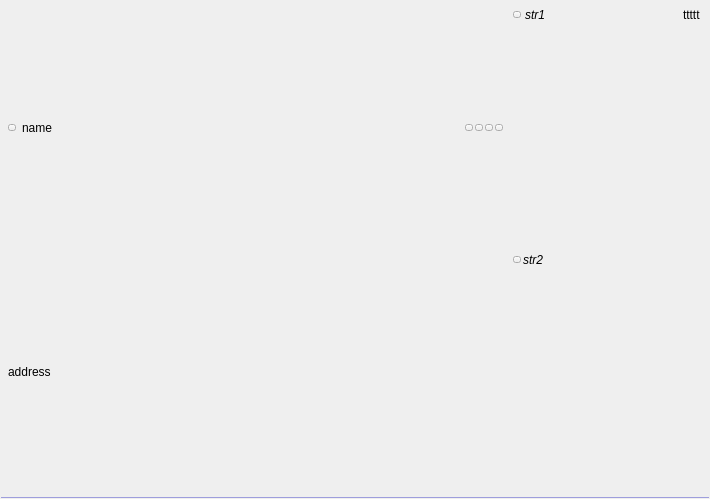
<?xml version="1.0" encoding="UTF-8"?>
<ui version="4.0">
 <class>TreeElement_Epg_Side</class>
 <widget class="QWidget" name="TreeElement_Epg_Side">
  <property name="geometry">
   <rect>
    <x>0</x>
    <y>0</y>
    <width>710</width>
    <height>499</height>
   </rect>
  </property>
  <property name="sizePolicy">
   <sizepolicy hsizetype="Expanding" vsizetype="Minimum">
    <horstretch>0</horstretch>
    <verstretch>0</verstretch>
   </sizepolicy>
  </property>
  <property name="contextMenuPolicy">
   <enum>Qt::NoContextMenu</enum>
  </property>
  <property name="windowTitle">
   <string notr="true"/>
  </property>
  <layout class="QVBoxLayout" name="verticalLayout_2">
   <property name="spacing">
    <number>0</number>
   </property>
   <property name="leftMargin">
    <number>0</number>
   </property>
   <property name="topMargin">
    <number>0</number>
   </property>
   <property name="rightMargin">
    <number>0</number>
   </property>
   <property name="bottomMargin">
    <number>0</number>
   </property>
   <item>
    <widget class="QWidget" name="m_Cursor" native="true">
     <property name="sizePolicy">
      <sizepolicy hsizetype="Expanding" vsizetype="Expanding">
       <horstretch>0</horstretch>
       <verstretch>0</verstretch>
      </sizepolicy>
     </property>
     <layout class="QGridLayout" name="gridLayout_2">
      <property name="leftMargin">
       <number>2</number>
      </property>
      <property name="topMargin">
       <number>5</number>
      </property>
      <property name="rightMargin">
       <number>5</number>
      </property>
      <property name="bottomMargin">
       <number>2</number>
      </property>
      <property name="spacing">
       <number>0</number>
      </property>
      <item row="0" column="2" rowspan="4">
       <widget class="QWidget" name="m_LeftSide" native="true">
        <property name="sizePolicy">
         <sizepolicy hsizetype="Fixed" vsizetype="Expanding">
          <horstretch>0</horstretch>
          <verstretch>0</verstretch>
         </sizepolicy>
        </property>
        <property name="minimumSize">
         <size>
          <width>200</width>
          <height>0</height>
         </size>
        </property>
        <property name="maximumSize">
         <size>
          <width>200</width>
          <height>16777215</height>
         </size>
        </property>
        <layout class="QVBoxLayout" name="verticalLayout">
         <property name="spacing">
          <number>0</number>
         </property>
         <property name="leftMargin">
          <number>6</number>
         </property>
         <property name="topMargin">
          <number>0</number>
         </property>
         <property name="rightMargin">
          <number>0</number>
         </property>
         <property name="bottomMargin">
          <number>0</number>
         </property>
         <item>
          <widget class="CSkinProgressWidget" name="m_ProgressWidget" native="true">
           <property name="sizePolicy">
            <sizepolicy hsizetype="Expanding" vsizetype="Preferred">
             <horstretch>0</horstretch>
             <verstretch>0</verstretch>
            </sizepolicy>
           </property>
           <property name="sliderInfo" stdset="0">
            <string notr="true">color1=&quot;0xA0909090&quot; color2=&quot;0xAA146414&quot; type=&quot;0&quot; roundcorner=&quot;0&quot; borderwidth=&quot;0&quot; bordercolor=&quot;0xFF010101&quot;</string>
           </property>
           <property name="borderInfo" stdset="0">
            <string notr="true">borderwidth=&quot;1&quot; roundcorner=&quot;0&quot; bordercolor=&quot;0xFF010101&quot;</string>
           </property>
           <layout class="QHBoxLayout" name="horizontalLayout">
            <property name="spacing">
             <number>4</number>
            </property>
            <property name="leftMargin">
             <number>2</number>
            </property>
            <property name="topMargin">
             <number>3</number>
            </property>
            <property name="rightMargin">
             <number>4</number>
            </property>
            <property name="bottomMargin">
             <number>3</number>
            </property>
            <item>
             <widget class="CSkinButton" name="m_EpgDesc1">
              <property name="focusPolicy">
               <enum>Qt::NoFocus</enum>
              </property>
              <property name="text">
               <string notr="true"/>
              </property>
              <property name="iconSize">
               <size>
                <width>0</width>
                <height>0</height>
               </size>
              </property>
              <property name="checkable">
               <bool>false</bool>
              </property>
              <property name="skinImage" stdset="0">
               <stringlist notr="true">
                <string>src=&quot;img\tree\info.png&quot; statecount=&quot;1&quot; duration=&quot;0&quot; autoScale=&quot;0&quot;</string>
               </stringlist>
              </property>
             </widget>
            </item>
            <item>
             <widget class="CSkinOneLineText" name="m_Str1">
              <property name="sizePolicy">
               <sizepolicy hsizetype="Expanding" vsizetype="Preferred">
                <horstretch>0</horstretch>
                <verstretch>0</verstretch>
               </sizepolicy>
              </property>
              <property name="font">
               <font>
                <italic>true</italic>
               </font>
              </property>
              <property name="text">
               <string>str1</string>
              </property>
              <property name="brightness" stdset="0">
               <number>-25</number>
              </property>
             </widget>
            </item>
            <item>
             <widget class="CSkinOneLineText" name="m_TimeNowEnd">
              <property name="sizePolicy">
               <sizepolicy hsizetype="Minimum" vsizetype="Preferred">
                <horstretch>0</horstretch>
                <verstretch>0</verstretch>
               </sizepolicy>
              </property>
              <property name="text">
               <string notr="true">ttttt</string>
              </property>
              <property name="alignment">
               <set>Qt::AlignLeading|Qt::AlignLeft|Qt::AlignVCenter</set>
              </property>
              <property name="addheight" stdset="0">
               <number>1</number>
              </property>
             </widget>
            </item>
           </layout>
          </widget>
         </item>
         <item>
          <layout class="QHBoxLayout" name="horizontalLayout_3">
           <property name="spacing">
            <number>2</number>
           </property>
           <property name="sizeConstraint">
            <enum>QLayout::SetDefaultConstraint</enum>
           </property>
           <property name="leftMargin">
            <number>2</number>
           </property>
           <property name="topMargin">
            <number>0</number>
           </property>
           <item>
            <widget class="CSkinButton" name="m_EpgDesc2">
             <property name="focusPolicy">
              <enum>Qt::NoFocus</enum>
             </property>
             <property name="iconSize">
              <size>
               <width>0</width>
               <height>0</height>
              </size>
             </property>
             <property name="skinImage" stdset="0">
              <stringlist notr="true">
               <string>src=&quot;img\tree\info.png&quot; statecount=&quot;1&quot; duration=&quot;0&quot; autoScale=&quot;0&quot;</string>
              </stringlist>
             </property>
            </widget>
           </item>
           <item>
            <widget class="CSkinOneLineText" name="m_Str2">
             <property name="sizePolicy">
              <sizepolicy hsizetype="Expanding" vsizetype="Expanding">
               <horstretch>0</horstretch>
               <verstretch>0</verstretch>
              </sizepolicy>
             </property>
             <property name="font">
              <font>
               <italic>true</italic>
              </font>
             </property>
             <property name="text">
              <string>str2</string>
             </property>
             <property name="brightness" stdset="0">
              <number>-25</number>
             </property>
            </widget>
           </item>
          </layout>
         </item>
        </layout>
       </widget>
      </item>
      <item row="1" column="1">
       <layout class="QHBoxLayout" name="horizontalLayout_2">
        <property name="spacing">
         <number>0</number>
        </property>
        <property name="leftMargin">
         <number>2</number>
        </property>
        <property name="rightMargin">
         <number>2</number>
        </property>
        <item>
         <widget class="CSkinOneLineText" name="m_Address">
          <property name="sizePolicy">
           <sizepolicy hsizetype="Expanding" vsizetype="Expanding">
            <horstretch>0</horstretch>
            <verstretch>0</verstretch>
           </sizepolicy>
          </property>
          <property name="text">
           <string>address</string>
          </property>
          <property name="alignment">
           <set>Qt::AlignLeading|Qt::AlignLeft|Qt::AlignVCenter</set>
          </property>
          <property name="brightness" stdset="0">
           <number>0</number>
          </property>
         </widget>
        </item>
       </layout>
      </item>
      <item row="0" column="1">
       <layout class="QHBoxLayout" name="horizontalLayout_Str1">
        <property name="spacing">
         <number>6</number>
        </property>
        <property name="sizeConstraint">
         <enum>QLayout::SetDefaultConstraint</enum>
        </property>
        <property name="leftMargin">
         <number>2</number>
        </property>
        <item>
         <widget class="CSkinButton" name="m_FavButton">
          <property name="sizePolicy">
           <sizepolicy hsizetype="Fixed" vsizetype="Fixed">
            <horstretch>0</horstretch>
            <verstretch>0</verstretch>
           </sizepolicy>
          </property>
          <property name="focusPolicy">
           <enum>Qt::NoFocus</enum>
          </property>
          <property name="text">
           <string notr="true"/>
          </property>
          <property name="iconSize">
           <size>
            <width>0</width>
            <height>0</height>
           </size>
          </property>
          <property name="checkable">
           <bool>true</bool>
          </property>
          <property name="checked">
           <bool>false</bool>
          </property>
          <property name="skinImage" stdset="0">
           <stringlist notr="true">
            <string>src=&quot;img\tree\star-off.png&quot; statecount=&quot;1&quot; duration=&quot;0&quot; autoScale=&quot;0&quot;</string>
            <string>checked=&quot;1&quot; src=&quot;img\tree\star-on.png&quot; statecount=&quot;1&quot; duration=&quot;0&quot; autoScale=&quot;0&quot;</string>
           </stringlist>
          </property>
         </widget>
        </item>
        <item>
         <widget class="CSkinOneLineText" name="m_Name">
          <property name="sizePolicy">
           <sizepolicy hsizetype="Expanding" vsizetype="Preferred">
            <horstretch>0</horstretch>
            <verstretch>0</verstretch>
           </sizepolicy>
          </property>
          <property name="text">
           <string>name</string>
          </property>
          <property name="addheight" stdset="0">
           <number>2</number>
          </property>
         </widget>
        </item>
        <item>
         <widget class="QWidget" name="m_ExtButtonContainer" native="true">
          <property name="sizePolicy">
           <sizepolicy hsizetype="Minimum" vsizetype="Expanding">
            <horstretch>0</horstretch>
            <verstretch>0</verstretch>
           </sizepolicy>
          </property>
          <layout class="QHBoxLayout" name="horizontalLayout_5">
           <property name="spacing">
            <number>2</number>
           </property>
           <property name="leftMargin">
            <number>0</number>
           </property>
           <property name="topMargin">
            <number>0</number>
           </property>
           <property name="rightMargin">
            <number>2</number>
           </property>
           <property name="bottomMargin">
            <number>0</number>
           </property>
           <item>
            <widget class="CSkinButton" name="m_ExtButton1">
             <property name="focusPolicy">
              <enum>Qt::NoFocus</enum>
             </property>
             <property name="text">
              <string notr="true"/>
             </property>
             <property name="iconSize">
              <size>
               <width>0</width>
               <height>0</height>
              </size>
             </property>
             <property name="checkable">
              <bool>false</bool>
             </property>
            </widget>
           </item>
           <item>
            <widget class="CSkinButton" name="m_ExtButton2">
             <property name="focusPolicy">
              <enum>Qt::NoFocus</enum>
             </property>
             <property name="text">
              <string notr="true"/>
             </property>
             <property name="iconSize">
              <size>
               <width>0</width>
               <height>0</height>
              </size>
             </property>
             <property name="checkable">
              <bool>false</bool>
             </property>
            </widget>
           </item>
           <item>
            <widget class="CSkinButton" name="m_ExtButton3">
             <property name="focusPolicy">
              <enum>Qt::NoFocus</enum>
             </property>
             <property name="text">
              <string notr="true"/>
             </property>
             <property name="iconSize">
              <size>
               <width>0</width>
               <height>0</height>
              </size>
             </property>
             <property name="checkable">
              <bool>false</bool>
             </property>
            </widget>
           </item>
           <item>
            <widget class="CSkinButton" name="m_ExtButton4">
             <property name="focusPolicy">
              <enum>Qt::NoFocus</enum>
             </property>
             <property name="text">
              <string notr="true"/>
             </property>
             <property name="iconSize">
              <size>
               <width>0</width>
               <height>0</height>
              </size>
             </property>
             <property name="checkable">
              <bool>false</bool>
             </property>
            </widget>
           </item>
          </layout>
         </widget>
        </item>
       </layout>
      </item>
      <item row="0" column="0" rowspan="2">
       <layout class="QHBoxLayout" name="horizontalLayout_4">
        <property name="spacing">
         <number>0</number>
        </property>
        <property name="topMargin">
         <number>2</number>
        </property>
        <property name="rightMargin">
         <number>4</number>
        </property>
        <property name="bottomMargin">
         <number>2</number>
        </property>
        <item alignment="Qt::AlignVCenter">
         <widget class="CLogoView" name="m_Logo" native="true">
          <property name="sizePolicy">
           <sizepolicy hsizetype="Preferred" vsizetype="Expanding">
            <horstretch>0</horstretch>
            <verstretch>0</verstretch>
           </sizepolicy>
          </property>
          <property name="contextMenuPolicy">
           <enum>Qt::NoContextMenu</enum>
          </property>
         </widget>
        </item>
       </layout>
      </item>
     </layout>
    </widget>
   </item>
   <item>
    <widget class="Line" name="line">
     <property name="sizePolicy">
      <sizepolicy hsizetype="Expanding" vsizetype="Fixed">
       <horstretch>0</horstretch>
       <verstretch>0</verstretch>
      </sizepolicy>
     </property>
     <property name="minimumSize">
      <size>
       <width>0</width>
       <height>1</height>
      </size>
     </property>
     <property name="contextMenuPolicy">
      <enum>Qt::NoContextMenu</enum>
     </property>
     <property name="autoFillBackground">
      <bool>false</bool>
     </property>
     <property name="styleSheet">
      <string notr="true">QFrame {
    border:0px;
padding: 0px;
margin: 1px;
background-color:rgba(158, 158, 220,255);
}</string>
     </property>
     <property name="frameShadow">
      <enum>QFrame::Plain</enum>
     </property>
     <property name="lineWidth">
      <number>1</number>
     </property>
     <property name="midLineWidth">
      <number>0</number>
     </property>
     <property name="orientation">
      <enum>Qt::Horizontal</enum>
     </property>
    </widget>
   </item>
  </layout>
 </widget>
 <customwidgets>
  <customwidget>
   <class>CSkinButton</class>
   <extends>QToolButton</extends>
   <header>skinbutton.h</header>
  </customwidget>
  <customwidget>
   <class>CSkinOneLineText</class>
   <extends>QLabel</extends>
   <header>skinonelinetext.h</header>
  </customwidget>
  <customwidget>
   <class>CLogoView</class>
   <extends>QWidget</extends>
   <header>logoview.h</header>
  </customwidget>
  <customwidget>
   <class>CSkinProgressWidget</class>
   <extends>QWidget</extends>
   <header>skinprogresswidget.h</header>
   <container>1</container>
  </customwidget>
 </customwidgets>
 <resources/>
 <connections/>
</ui>
